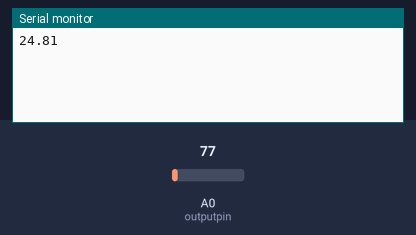
A sketch run on a simulated ESP8266 (NodeMCU). Parts: the last lines printed to the serial monitor. The test bench sets the inputs (shaded band); at power-on: A0 (outputpin) = 77. WiFi joins after 1.5 s; servers stay silent unless stated.

Above: at 3.0 s.
3.1 s: A0 (outputpin) set to 92
At 4.4 s:
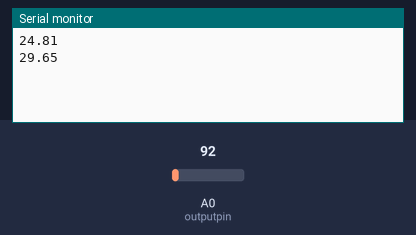
4.6 s: A0 (outputpin) set to 107
At 5.6 s:
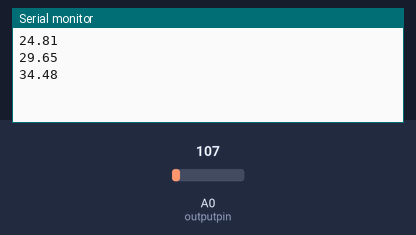
Timing chart, 0 to 7.6 s (numbered marks = the images above; inputs shaded):
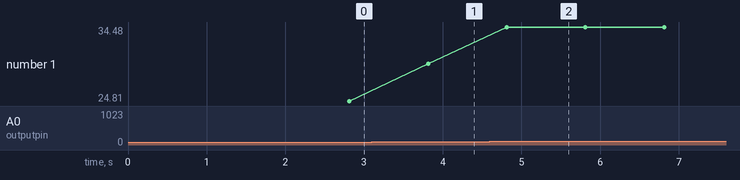

Measured:
- after the input at 3.1 s, the serial monitor: prints a new line after 0.71 s (image 1)
- after the input at 4.6 s, the serial monitor: prints a new line after 0.21 s (image 2)
- plotted number 1: 24.81 → 29.65 after the input at 3.1 s, 29.65 → 34.48 after the input at 4.6 s

The sketch:

Project_17_Monitoring_Suhu_Tampil_Grafik_Android.ino
```cpp
/*************************************
 * Program :Project 17 Monitoring Suhu LM35 Tampilan Grafik di Android
 * Input : Sensor LM35
 * Output : Grafik Blynk
 * Iot Starter Kit Inkubatek
 * www.tokotronik.com
 * ***********************************/
#define BLYNK_PRINT Serial
#include <ESP8266WiFi.h>
#include <BlynkSimpleEsp8266.h>
#include <SimpleTimer.h>

SimpleTimer timer;
int adc0;
int outputpin= A0;
float celcius,millivolts;

// Ganti dengan kode token anda
char auth[] = "8053d6d2fe5546c0b21822c8b714bef4";
// Ganti dengan WiFi dan Password anda
char ssid[] = "FirnasAbe";
char pass[] = "podowingi";

void setup()
{
  Serial.begin(115200);
  delay(10);
  Blynk.begin(auth, ssid, pass);
  timer.setInterval(1000, sendData);
}

void sendData()
{
  adc0 = analogRead(outputpin);
  millivolts = (adc0/1024.0) * 3300;
  celcius = millivolts/10;
  Serial.println(celcius);
  Blynk.virtualWrite(0, celcius);//virtual input V10 di Blynk (suhu)
}

void loop()
{
  Blynk.run();
  timer.run();
}
```
